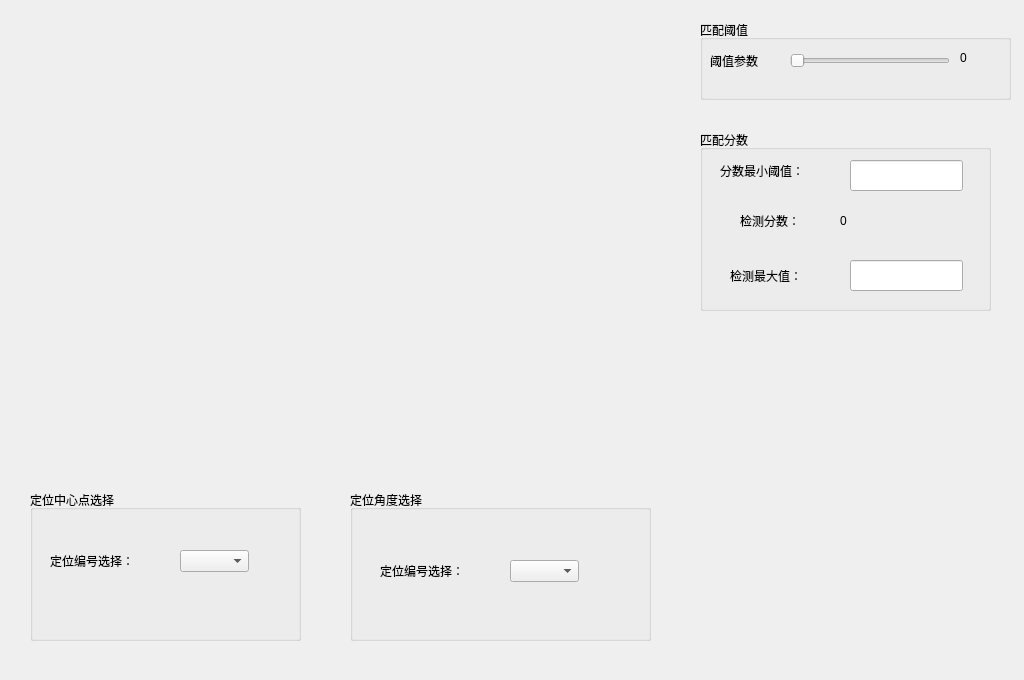
<?xml version="1.0" encoding="UTF-8"?>
<ui version="4.0">
 <class>GrayMatchWidget</class>
 <widget class="QWidget" name="GrayMatchWidget">
  <property name="geometry">
   <rect>
    <x>0</x>
    <y>0</y>
    <width>1024</width>
    <height>680</height>
   </rect>
  </property>
  <property name="windowTitle">
   <string>Form</string>
  </property>
  <widget class="QGroupBox" name="groupBox_4">
   <property name="geometry">
    <rect>
     <x>350</x>
     <y>490</y>
     <width>301</width>
     <height>151</height>
    </rect>
   </property>
   <property name="title">
    <string>定位角度选择</string>
   </property>
   <widget class="QLabel" name="label_8">
    <property name="geometry">
     <rect>
      <x>30</x>
      <y>65</y>
      <width>121</width>
      <height>31</height>
     </rect>
    </property>
    <property name="text">
     <string>定位编号选择：</string>
    </property>
   </widget>
   <widget class="QComboBox" name="comboBox_2">
    <property name="geometry">
     <rect>
      <x>160</x>
      <y>70</y>
      <width>69</width>
      <height>22</height>
     </rect>
    </property>
   </widget>
  </widget>
  <widget class="QGroupBox" name="groupBox_2">
   <property name="geometry">
    <rect>
     <x>700</x>
     <y>130</y>
     <width>291</width>
     <height>181</height>
    </rect>
   </property>
   <property name="title">
    <string>匹配分数</string>
   </property>
   <widget class="QLabel" name="label_3">
    <property name="geometry">
     <rect>
      <x>20</x>
      <y>25</y>
      <width>111</width>
      <height>31</height>
     </rect>
    </property>
    <property name="text">
     <string>分数最小阈值：</string>
    </property>
   </widget>
   <widget class="QLabel" name="label_4">
    <property name="geometry">
     <rect>
      <x>40</x>
      <y>80</y>
      <width>81</width>
      <height>21</height>
     </rect>
    </property>
    <property name="text">
     <string>检测分数：</string>
    </property>
   </widget>
   <widget class="QLabel" name="label_5">
    <property name="geometry">
     <rect>
      <x>140</x>
      <y>80</y>
      <width>54</width>
      <height>21</height>
     </rect>
    </property>
    <property name="text">
     <string>0</string>
    </property>
   </widget>
   <widget class="QLabel" name="label_6">
    <property name="geometry">
     <rect>
      <x>30</x>
      <y>130</y>
      <width>101</width>
      <height>31</height>
     </rect>
    </property>
    <property name="text">
     <string>检测最大值：</string>
    </property>
   </widget>
   <widget class="QLineEdit" name="txtMin">
    <property name="geometry">
     <rect>
      <x>150</x>
      <y>30</y>
      <width>113</width>
      <height>31</height>
     </rect>
    </property>
   </widget>
   <widget class="QLineEdit" name="txtMax">
    <property name="geometry">
     <rect>
      <x>150</x>
      <y>130</y>
      <width>113</width>
      <height>31</height>
     </rect>
    </property>
   </widget>
  </widget>
  <widget class="QGroupBox" name="groupBox_3">
   <property name="geometry">
    <rect>
     <x>30</x>
     <y>490</y>
     <width>271</width>
     <height>151</height>
    </rect>
   </property>
   <property name="title">
    <string>定位中心点选择</string>
   </property>
   <widget class="QLabel" name="label_7">
    <property name="geometry">
     <rect>
      <x>20</x>
      <y>55</y>
      <width>121</width>
      <height>31</height>
     </rect>
    </property>
    <property name="text">
     <string>定位编号选择：</string>
    </property>
   </widget>
   <widget class="QComboBox" name="comboBox">
    <property name="geometry">
     <rect>
      <x>150</x>
      <y>60</y>
      <width>69</width>
      <height>22</height>
     </rect>
    </property>
   </widget>
  </widget>
  <widget class="QGroupBox" name="groupBox">
   <property name="geometry">
    <rect>
     <x>700</x>
     <y>20</y>
     <width>311</width>
     <height>80</height>
    </rect>
   </property>
   <property name="title">
    <string>匹配阈值</string>
   </property>
   <widget class="QSlider" name="horizontalSlider11">
    <property name="geometry">
     <rect>
      <x>90</x>
      <y>30</y>
      <width>160</width>
      <height>21</height>
     </rect>
    </property>
    <property name="maximum">
     <number>255</number>
    </property>
    <property name="pageStep">
     <number>1</number>
    </property>
    <property name="orientation">
     <enum>Qt::Horizontal</enum>
    </property>
   </widget>
   <widget class="QLabel" name="label">
    <property name="geometry">
     <rect>
      <x>10</x>
      <y>30</y>
      <width>71</width>
      <height>21</height>
     </rect>
    </property>
    <property name="text">
     <string>阈值参数</string>
    </property>
   </widget>
   <widget class="QLabel" name="label_2">
    <property name="geometry">
     <rect>
      <x>260</x>
      <y>30</y>
      <width>54</width>
      <height>16</height>
     </rect>
    </property>
    <property name="text">
     <string>0</string>
    </property>
   </widget>
  </widget>
 </widget>
 <resources/>
 <connections/>
</ui>
